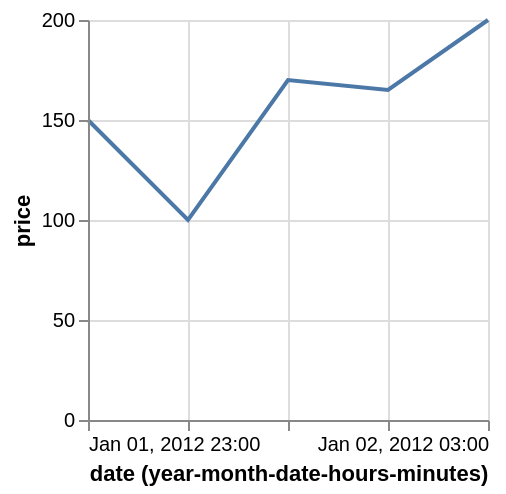

Vega-Lite specification for this chart:
### Vega specification from a JSON file in a GitHub repository (floating-point values rounded to 4 significant figures)
{"$schema": "https://vega.github.io/schema/vega/v5.json", "description": "Google's stock price over time.", "autosize": "pad", "padding": 5, "width": 200, "height": 200, "style": "cell", "data": [{"name": "source_0", "values": [{"date": "Sun, 01 Jan 2012 23:00:00", "price": 150}, {"date": "Sun, 02 Jan 2012 00:00:00", "price": 100}, {"date": "Sun, 02 Jan 2012 01:00:00", "price": 170}, {"date": "Sun, 02 Jan 2012 02:00:00", "price": 165}, {"date": "Sun, 02 Jan 2012 03:00:00", "price": 200}]}, {"name": "data_0", "source": "source_0", "transform": [{"type": "formula", "expr": "toDate(datum[\"date\"])", "as": "date"}, {"type": "formula", "as": "yearmonthdatehoursminutes_date", "expr": "datetime(year(datum[\"date\"]), month(datum[\"date\"]), date(datum[\"date\"]), hours(datum[\"date\"]), minutes(datum[\"date\"]), 0, 0)"}]}], "marks": [{"name": "marks", "type": "line", "style": ["line"], "sort": {"field": "datum[\"yearmonthdatehoursminutes_date\"]"}, "from": {"data": "data_0"}, "encode": {"update": {"stroke": {"value": "#4c78a8"}, "x": {"scale": "x", "field": "yearmonthdatehoursminutes_date"}, "y": {"scale": "y", "field": "price"}, "defined": {"signal": "datum[\"yearmonthdatehoursminutes_date\"] !== null && !isNaN(datum[\"yearmonthdatehoursminutes_date\"]) && datum[\"price\"] !== null && !isNaN(datum[\"price\"])"}}}}], "scales": [{"name": "x", "type": "utc", "domain": {"data": "data_0", "field": "yearmonthdatehoursminutes_date"}, "range": [0, {"signal": "width"}]}, {"name": "y", "type": "linear", "domain": {"data": "data_0", "field": "price"}, "range": [{"signal": "height"}, 0], "nice": true, "zero": true}], "axes": [{"scale": "x", "orient": "bottom", "grid": false, "title": "date (year-month-date-hours-minutes)", "labelFlush": true, "labelOverlap": true, "tickCount": {"signal": "ceil(width/40)"}, "encode": {"labels": {"update": {"text": {"signal": "utcFormat(datum.value, '%b %d, %Y %H:%M')"}}}}, "zindex": 1}, {"scale": "x", "orient": "bottom", "gridScale": "y", "grid": true, "tickCount": {"signal": "ceil(width/40)"}, "domain": false, "labels": false, "maxExtent": 0, "minExtent": 0, "ticks": false, "zindex": 0}, {"scale": "y", "orient": "left", "grid": false, "title": "price", "labelOverlap": true, "tickCount": {"signal": "ceil(height/40)"}, "zindex": 1}, {"scale": "y", "orient": "left", "gridScale": "x", "grid": true, "tickCount": {"signal": "ceil(height/40)"}, "domain": false, "labels": false, "maxExtent": 0, "minExtent": 0, "ticks": false, "zindex": 0}]}
